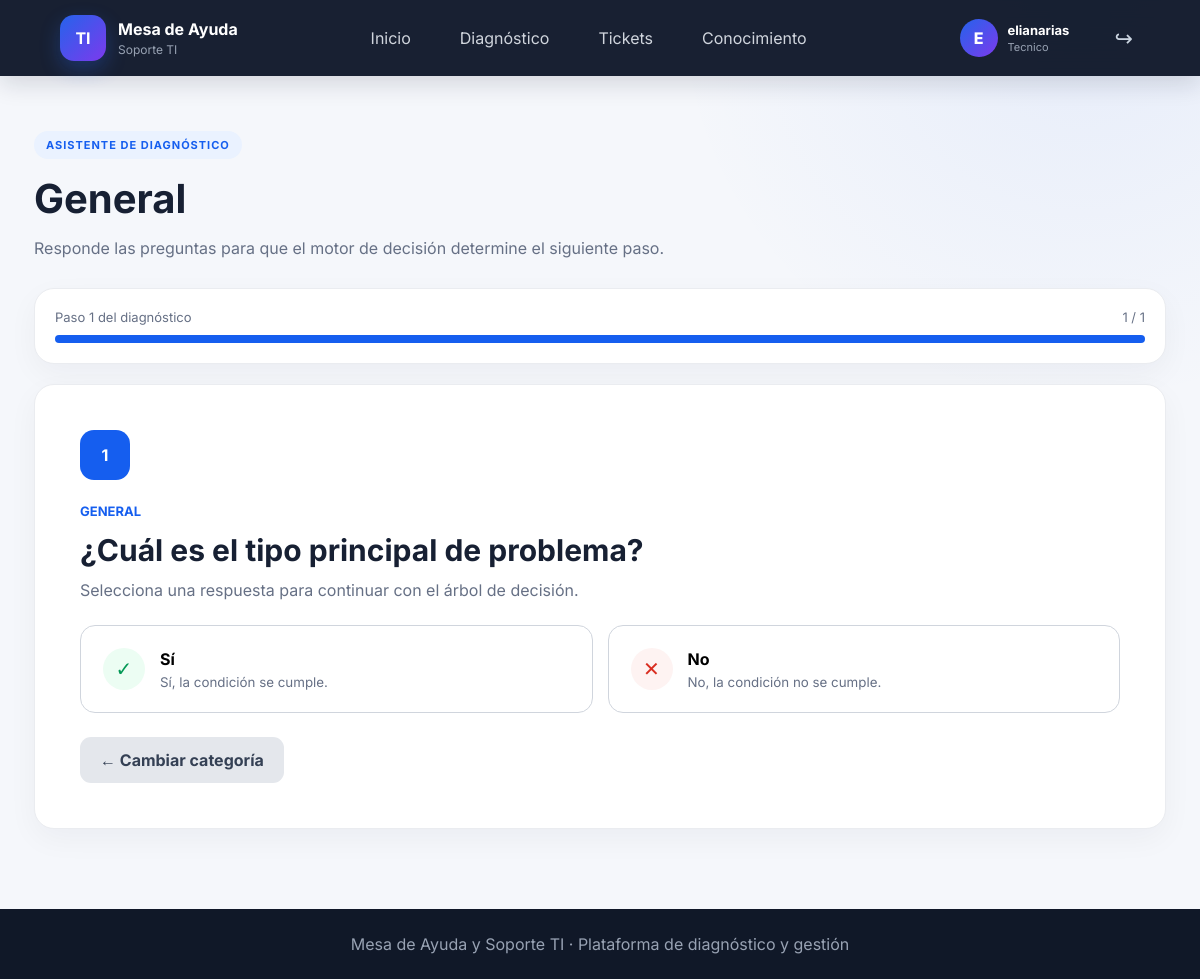
Screenshot of /diagnostico/paso/1 (signed in) with the database file from the repository.
### models/paso_decision.py (models this page shows)
class PasoDecision(db.Model):
    __tablename__ = "pasos_decision"
    id = db.Column(
        db.Integer,
        primary_key=True
    )
    categoria = db.Column(
        db.String(80),
        nullable=False
    )
    pregunta = db.Column(
        db.String(250),
        nullable=False
    )
    opcion_si = db.Column(
        db.String(250)
    )
    opcion_no = db.Column(
        db.String(250)
    )
    siguiente_si = db.Column(
        db.Integer
    )
    siguiente_no = db.Column(
        db.Integer
    )
    solucion_si = db.Column(
        db.Text
    )
    solucion_no = db.Column(
        db.Text
    )
    escalar_si = db.Column(
        db.Boolean,
        default=False
    )
    escalar_no = db.Column(
        db.Boolean,
        default=False
    )

### routes/diagnostico.py (the view, shortened to what this page needs)
@diagnostico_bp.route("/paso/<int:paso_id>", methods=["GET", "POST"])
def paso(paso_id):
    paso_actual = MotorDecision.obtener_paso(paso_id)
    total_pasos = PasoDecision.query.filter_by(categoria=paso_actual.categoria).count()
    completados = PasoDecision.query.filter(
        PasoDecision.categoria == paso_actual.categoria,
        PasoDecision.id <= paso_actual.id
    ).count()
    return render_template(
        "diagnostico.html",
        paso=paso_actual,
        total_pasos=max(total_pasos, 1),
        paso_numero=max(completados, 1),
    )

### services/motor_decision.py (called while the page is built)
    @staticmethod
    def obtener_paso(paso_id):
        return PasoDecision.query.get_or_404(paso_id)

### templates/diagnostico.html (shortened to what this page needs)
{% extends "base.html" %}
{% block content %}
<div class="diagnostic-container">
    <div class="diagnostic-header">
        <span class="badge">ASISTENTE DE DIAGNÓSTICO</span>
        <h1>{{ paso.categoria }}</h1>
        <p>
            Responde las preguntas para que el motor de decisión
            determine el siguiente paso.
        </p>
    </div>
    <div class="progress-container">
        <div class="progress-info">
            <span>Paso {{ paso_numero }} del diagnóstico</span>
            <span>{{ paso_numero }} / {{ total_pasos }}</span>
        </div>
        <div class="progress-bar">
            <div
                class="progress"
                style="width: {{ ((paso_numero / total_pasos) * 100) if total_pasos else 0 }}%;"
            ></div>
        </div>
    </div>
    <div class="question-card">
        <div class="question-number">{{ paso_numero }}</div>
        <span class="category">{{ paso.categoria|upper }}</span>
        <h2>{{ paso.pregunta }}</h2>
        <p>
            Selecciona una respuesta para continuar con el árbol de decisión.
        </p>
        <form method="POST" action="{{ url_for('diagnostico.paso', paso_id=paso.id) }}">
            <div class="answer-buttons">
                <button class="answer yes" type="submit" name="respuesta" value="si">
                    <span>✓</span>
                    <div>
                        <strong>Sí</strong>
                        <small>{{ paso.opcion_si or "Sí, la condición se cumple." }}</small>
                    </div>
                </button>
                <button class="answer no" type="submit" name="respuesta" value="no">
                    <span>✕</span>
                    <div>
                        <strong>No</strong>
                        <small>{{ paso.opcion_no or "No, la condición no se cumple." }}</small>
                    </div>
                </button>
            </div>
        </form>
        <div class="wizard-actions">
            <a class="btn-secondary" href="{{ url_for('diagnostico.iniciar') }}">
                ← Cambiar categoría
            </a>
        </div>
    </div>
</div>
{% endblock %}

### static/css/style.css (style rules this page uses)
* { box-sizing: border-box; margin: 0; padding: 0; }
body { font-family: Arial, Helvetica, sans-serif; background: #f4f7fb; color: #172033; min-height: 100vh; }
.badge { display: inline-block; padding: 7px 12px; background: #eaf2ff; color: #155eef; border-radius: 30px; font-size: 11px; font-weight: bold; letter-spacing: 1px; }
.btn-primary, .btn-secondary { display: inline-flex; justify-content: center; align-items: center; padding: 13px 20px; border-radius: 11px; text-decoration: none; border: none; font-weight: bold; cursor: pointer; }
.btn-secondary { background: #e4e7ec; color: #344054; }
.hero-card, .stat-card, .feature-card, .question-card, .ticket-form, .table-wrap, .knowledge-card, .solution-box, .progress-container { background: white; border: 1px solid #eaecf0; border-radius: 20px; }
.features, .page-container, .diagnostic-container, .result-container { max-width: 1180px; margin: auto; padding: 0 24px 80px; }
.diagnostic-container { padding-top: 55px; }
.diagnostic-header h1, .page-container h1 { font-size: 40px; margin: 15px 0; }
.diagnostic-header p { color: #667085; }
.progress-container { padding: 20px; margin: 30px 0 20px; }
.progress-info { display: flex; justify-content: space-between; color: #667085; font-size: 13px; margin-bottom: 10px; }
.progress-bar { height: 8px; background: #eaecf0; border-radius: 20px; overflow: hidden; }
.progress { height: 100%; background: #155eef; }
.question-card { padding: 45px; box-shadow: 0 15px 40px rgba(16,24,40,.06); }
.question-number { width: 50px; height: 50px; background: #155eef; color: white; border-radius: 14px; display: flex; align-items: center; justify-content: center; font-weight: bold; margin-bottom: 20px; }
.category { color: #155eef; font-size: 13px; font-weight: bold; }
.question-card h2 { font-size: 30px; margin: 12px 0; }
.question-card > p { color: #667085; margin-bottom: 25px; }
.answer-buttons { display: grid; grid-template-columns: 1fr 1fr; gap: 15px; }
.answer { background: white; border: 1px solid #d0d5dd; border-radius: 15px; padding: 22px; display: flex; align-items: center; gap: 15px; cursor: pointer; text-align: left; }
.answer > span { width: 42px; height: 42px; border-radius: 50%; display: flex; align-items: center; justify-content: center; font-size: 20px; }
.yes > span { background: #ecfdf3; color: #039855; }
.no > span { background: #fef3f2; color: #d92d20; }
.answer strong, .answer small { display: block; }
.answer small { color: #667085; margin-top: 5px; }
.wizard-actions { margin-top: 24px; display:flex; justify-content:flex-start; }
button.answer { width:100%; font:inherit; }
body { font-family: "Inter", Arial, Helvetica, sans-serif; background: radial-gradient(circle at 90% 0%, rgba(37,99,235,.07), transparent 28%), #f5f7fb; }
.hero-card, .stat-card, .feature-card, .question-card, .ticket-form, .table-wrap, .knowledge-card, .solution-box, .progress-container { box-shadow: 0 10px 30px rgba(15,23,42,.045); }

### rows the page displays
PasoDecision: categoria "General", categoria "GENERAL", pregunta "¿Cuál es el tipo principal de problema?", opcion_si "Sí, la condición se cumple.", opcion_no "No, la condición no se cumple."

### other values shown
{{ (session.get('nombre', 'U')[0])|upper }} "E"
{{ session.get('nombre', 'Usuario') }} "elianarias"
{{ session.get('rol', 'tecnico')|capitalize }} "Tecnico"
{{ paso_numero }} "1"
{{ total_pasos }} "1"
